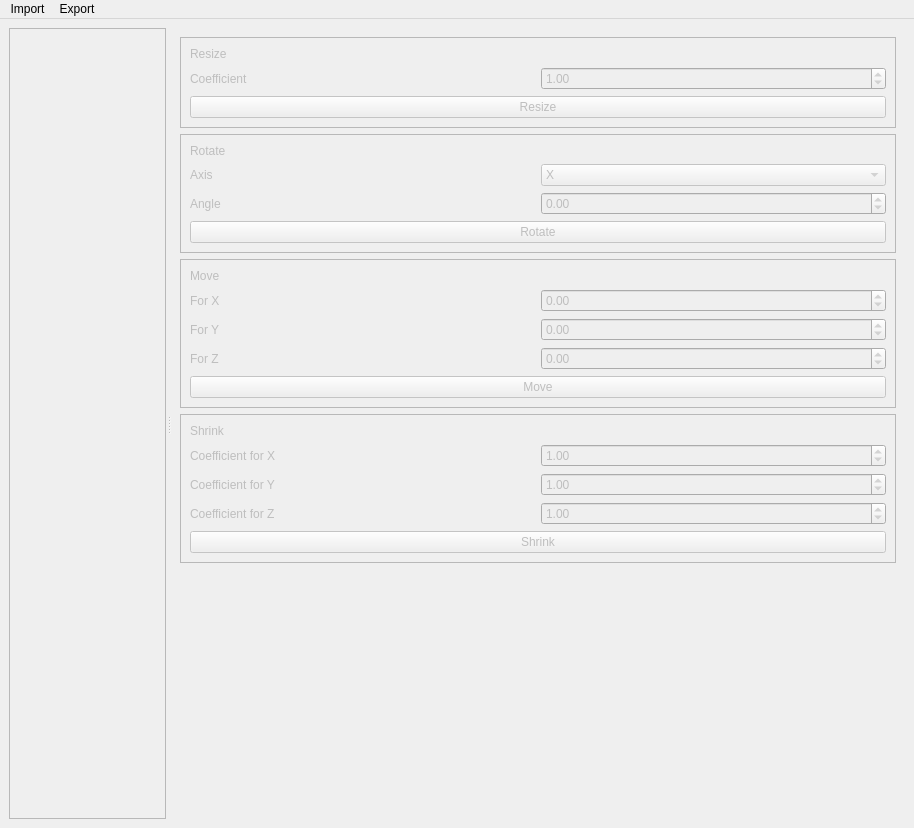
<?xml version="1.0" encoding="UTF-8"?>
<ui version="4.0">
 <class>MainWindow</class>
 <widget class="QMainWindow" name="MainWindow">
  <property name="geometry">
   <rect>
    <x>0</x>
    <y>0</y>
    <width>914</width>
    <height>828</height>
   </rect>
  </property>
  <property name="windowTitle">
   <string>MainWindow</string>
  </property>
  <widget class="QWidget" name="centralwidget">
   <layout class="QVBoxLayout" name="verticalLayout_7">
    <item>
     <widget class="QSplitter" name="splitter">
      <property name="sizePolicy">
       <sizepolicy hsizetype="Ignored" vsizetype="Preferred">
        <horstretch>0</horstretch>
        <verstretch>0</verstretch>
       </sizepolicy>
      </property>
      <property name="lineWidth">
       <number>1</number>
      </property>
      <property name="orientation">
       <enum>Qt::Horizontal</enum>
      </property>
      <property name="handleWidth">
       <number>5</number>
      </property>
      <property name="childrenCollapsible">
       <bool>false</bool>
      </property>
      <widget class="QWidget" name="layoutWidget">
       <layout class="QVBoxLayout" name="model_layout_wrapper">
        <property name="sizeConstraint">
         <enum>QLayout::SetMaximumSize</enum>
        </property>
        <item>
         <layout class="QVBoxLayout" name="model_layout">
          <property name="sizeConstraint">
           <enum>QLayout::SetMaximumSize</enum>
          </property>
          <item>
           <widget class="QFrame" name="vtk_frame">
            <property name="sizePolicy">
             <sizepolicy hsizetype="Expanding" vsizetype="Preferred">
              <horstretch>0</horstretch>
              <verstretch>0</verstretch>
             </sizepolicy>
            </property>
            <property name="frameShape">
             <enum>QFrame::StyledPanel</enum>
            </property>
            <property name="frameShadow">
             <enum>QFrame::Raised</enum>
            </property>
           </widget>
          </item>
         </layout>
        </item>
        <item>
         <spacer name="horizontalSpacer">
          <property name="orientation">
           <enum>Qt::Horizontal</enum>
          </property>
          <property name="sizeHint" stdset="0">
           <size>
            <width>40</width>
            <height>0</height>
           </size>
          </property>
         </spacer>
        </item>
       </layout>
      </widget>
      <widget class="QWidget" name="layoutWidget_2">
       <layout class="QVBoxLayout" name="verticalLayout">
        <property name="sizeConstraint">
         <enum>QLayout::SetMinimumSize</enum>
        </property>
        <item>
         <widget class="QWidget" name="aciton_widget" native="true">
          <property name="enabled">
           <bool>false</bool>
          </property>
          <property name="sizePolicy">
           <sizepolicy hsizetype="MinimumExpanding" vsizetype="Preferred">
            <horstretch>0</horstretch>
            <verstretch>0</verstretch>
           </sizepolicy>
          </property>
          <property name="minimumSize">
           <size>
            <width>0</width>
            <height>0</height>
           </size>
          </property>
          <property name="baseSize">
           <size>
            <width>0</width>
            <height>0</height>
           </size>
          </property>
          <layout class="QVBoxLayout" name="verticalLayout_3">
           <property name="sizeConstraint">
            <enum>QLayout::SetMaximumSize</enum>
           </property>
           <item>
            <widget class="QFrame" name="frame_4">
             <property name="frameShape">
              <enum>QFrame::StyledPanel</enum>
             </property>
             <property name="frameShadow">
              <enum>QFrame::Raised</enum>
             </property>
             <layout class="QHBoxLayout" name="horizontalLayout_21">
              <item>
               <layout class="QVBoxLayout" name="verticalLayout_2">
                <item>
                 <widget class="QLabel" name="label">
                  <property name="text">
                   <string>Resize</string>
                  </property>
                 </widget>
                </item>
                <item>
                 <layout class="QHBoxLayout" name="horizontalLayout_2">
                  <item>
                   <widget class="QLabel" name="label_2">
                    <property name="text">
                     <string>Coefficient</string>
                    </property>
                   </widget>
                  </item>
                  <item>
                   <widget class="QDoubleSpinBox" name="resize_sb">
                    <property name="minimum">
                     <double>0.000000000000000</double>
                    </property>
                    <property name="value">
                     <double>1.000000000000000</double>
                    </property>
                   </widget>
                  </item>
                 </layout>
                </item>
                <item>
                 <widget class="QPushButton" name="resize_btn">
                  <property name="sizePolicy">
                   <sizepolicy hsizetype="Preferred" vsizetype="Fixed">
                    <horstretch>0</horstretch>
                    <verstretch>0</verstretch>
                   </sizepolicy>
                  </property>
                  <property name="text">
                   <string>Resize</string>
                  </property>
                 </widget>
                </item>
               </layout>
              </item>
             </layout>
            </widget>
           </item>
           <item>
            <widget class="QFrame" name="frame">
             <property name="frameShape">
              <enum>QFrame::StyledPanel</enum>
             </property>
             <property name="frameShadow">
              <enum>QFrame::Raised</enum>
             </property>
             <layout class="QHBoxLayout" name="horizontalLayout_15">
              <item>
               <layout class="QVBoxLayout" name="verticalLayout_5">
                <item>
                 <widget class="QLabel" name="label_14">
                  <property name="text">
                   <string>Rotate</string>
                  </property>
                 </widget>
                </item>
                <item>
                 <layout class="QHBoxLayout" name="horizontalLayout_13">
                  <item>
                   <widget class="QLabel" name="label_16">
                    <property name="text">
                     <string>Axis</string>
                    </property>
                   </widget>
                  </item>
                  <item>
                   <widget class="QComboBox" name="axis_cb">
                    <item>
                     <property name="text">
                      <string>X</string>
                     </property>
                    </item>
                    <item>
                     <property name="text">
                      <string>Y</string>
                     </property>
                    </item>
                    <item>
                     <property name="text">
                      <string>Z</string>
                     </property>
                    </item>
                   </widget>
                  </item>
                 </layout>
                </item>
                <item>
                 <layout class="QHBoxLayout" name="horizontalLayout_12">
                  <item>
                   <widget class="QLabel" name="label_15">
                    <property name="text">
                     <string>Angle</string>
                    </property>
                   </widget>
                  </item>
                  <item>
                   <widget class="QDoubleSpinBox" name="angle_sb">
                    <property name="minimum">
                     <double>-360.000000000000000</double>
                    </property>
                    <property name="maximum">
                     <double>360.000000000000000</double>
                    </property>
                   </widget>
                  </item>
                 </layout>
                </item>
                <item>
                 <widget class="QPushButton" name="rotate_btn">
                  <property name="text">
                   <string>Rotate</string>
                  </property>
                 </widget>
                </item>
               </layout>
              </item>
             </layout>
            </widget>
           </item>
           <item>
            <widget class="QFrame" name="frame_2">
             <property name="frameShape">
              <enum>QFrame::StyledPanel</enum>
             </property>
             <property name="frameShadow">
              <enum>QFrame::Raised</enum>
             </property>
             <layout class="QHBoxLayout" name="horizontalLayout_19">
              <item>
               <layout class="QVBoxLayout" name="verticalLayout_6">
                <item>
                 <widget class="QLabel" name="label_17">
                  <property name="text">
                   <string>Move</string>
                  </property>
                 </widget>
                </item>
                <item>
                 <layout class="QHBoxLayout" name="horizontalLayout_16">
                  <item>
                   <widget class="QLabel" name="label_18">
                    <property name="text">
                     <string>For X</string>
                    </property>
                   </widget>
                  </item>
                  <item>
                   <widget class="QDoubleSpinBox" name="move_x_sb">
                    <property name="minimum">
                     <double>-999.990000000000009</double>
                    </property>
                    <property name="maximum">
                     <double>999.990000000000009</double>
                    </property>
                   </widget>
                  </item>
                 </layout>
                </item>
                <item>
                 <layout class="QHBoxLayout" name="horizontalLayout_17">
                  <item>
                   <widget class="QLabel" name="label_19">
                    <property name="text">
                     <string>For Y</string>
                    </property>
                   </widget>
                  </item>
                  <item>
                   <widget class="QDoubleSpinBox" name="move_y_sb">
                    <property name="minimum">
                     <double>-999.990000000000009</double>
                    </property>
                    <property name="maximum">
                     <double>999.990000000000009</double>
                    </property>
                   </widget>
                  </item>
                 </layout>
                </item>
                <item>
                 <layout class="QHBoxLayout" name="horizontalLayout_18">
                  <item>
                   <widget class="QLabel" name="label_20">
                    <property name="text">
                     <string>For Z</string>
                    </property>
                   </widget>
                  </item>
                  <item>
                   <widget class="QDoubleSpinBox" name="move_z_sb">
                    <property name="minimum">
                     <double>-999.990000000000009</double>
                    </property>
                    <property name="maximum">
                     <double>999.990000000000009</double>
                    </property>
                   </widget>
                  </item>
                 </layout>
                </item>
                <item>
                 <widget class="QPushButton" name="move_btn">
                  <property name="text">
                   <string>Move</string>
                  </property>
                 </widget>
                </item>
               </layout>
              </item>
             </layout>
            </widget>
           </item>
           <item>
            <widget class="QFrame" name="frame_3">
             <property name="frameShape">
              <enum>QFrame::StyledPanel</enum>
             </property>
             <property name="frameShadow">
              <enum>QFrame::Raised</enum>
             </property>
             <layout class="QHBoxLayout" name="horizontalLayout_20">
              <item>
               <layout class="QVBoxLayout" name="verticalLayout_4">
                <item>
                 <widget class="QLabel" name="label_10">
                  <property name="text">
                   <string>Shrink</string>
                  </property>
                 </widget>
                </item>
                <item>
                 <layout class="QHBoxLayout" name="horizontalLayout_9">
                  <item>
                   <widget class="QLabel" name="label_11">
                    <property name="text">
                     <string>Coefficient for X</string>
                    </property>
                   </widget>
                  </item>
                  <item>
                   <widget class="QDoubleSpinBox" name="shrink_x_sb">
                    <property name="minimum">
                     <double>0.000000000000000</double>
                    </property>
                    <property name="value">
                     <double>1.000000000000000</double>
                    </property>
                   </widget>
                  </item>
                 </layout>
                </item>
                <item>
                 <layout class="QHBoxLayout" name="horizontalLayout_10">
                  <item>
                   <widget class="QLabel" name="label_12">
                    <property name="text">
                     <string>Coefficient for Y</string>
                    </property>
                   </widget>
                  </item>
                  <item>
                   <widget class="QDoubleSpinBox" name="shrink_y_sb">
                    <property name="minimum">
                     <double>0.000000000000000</double>
                    </property>
                    <property name="value">
                     <double>1.000000000000000</double>
                    </property>
                   </widget>
                  </item>
                 </layout>
                </item>
                <item>
                 <layout class="QHBoxLayout" name="horizontalLayout_11">
                  <item>
                   <widget class="QLabel" name="label_13">
                    <property name="text">
                     <string>Coefficient for Z</string>
                    </property>
                   </widget>
                  </item>
                  <item>
                   <widget class="QDoubleSpinBox" name="shrink_z_sb">
                    <property name="minimum">
                     <double>0.000000000000000</double>
                    </property>
                    <property name="value">
                     <double>1.000000000000000</double>
                    </property>
                   </widget>
                  </item>
                 </layout>
                </item>
                <item>
                 <widget class="QPushButton" name="shrink_btn">
                  <property name="text">
                   <string>Shrink</string>
                  </property>
                 </widget>
                </item>
               </layout>
              </item>
             </layout>
            </widget>
           </item>
           <item>
            <spacer name="verticalSpacer">
             <property name="orientation">
              <enum>Qt::Vertical</enum>
             </property>
             <property name="sizeHint" stdset="0">
              <size>
               <width>20</width>
               <height>40</height>
              </size>
             </property>
            </spacer>
           </item>
          </layout>
         </widget>
        </item>
       </layout>
      </widget>
     </widget>
    </item>
   </layout>
  </widget>
  <widget class="QMenuBar" name="menubar">
   <property name="geometry">
    <rect>
     <x>0</x>
     <y>0</y>
     <width>914</width>
     <height>30</height>
    </rect>
   </property>
   <widget class="QMenu" name="menuImport_obj_Model">
    <property name="title">
     <string>Import</string>
    </property>
    <addaction name="open_file"/>
    <addaction name="open_texture"/>
   </widget>
   <widget class="QMenu" name="menuExport">
    <property name="title">
     <string>Export</string>
    </property>
    <addaction name="save_file"/>
   </widget>
   <addaction name="menuImport_obj_Model"/>
   <addaction name="menuExport"/>
  </widget>
  <action name="open_file">
   <property name="text">
    <string>Import .obj model</string>
   </property>
  </action>
  <action name="open_texture">
   <property name="text">
    <string>Import .jpg texture</string>
   </property>
  </action>
  <action name="save_file">
   <property name="text">
    <string>Export .obj model</string>
   </property>
  </action>
 </widget>
 <resources/>
 <connections/>
</ui>
